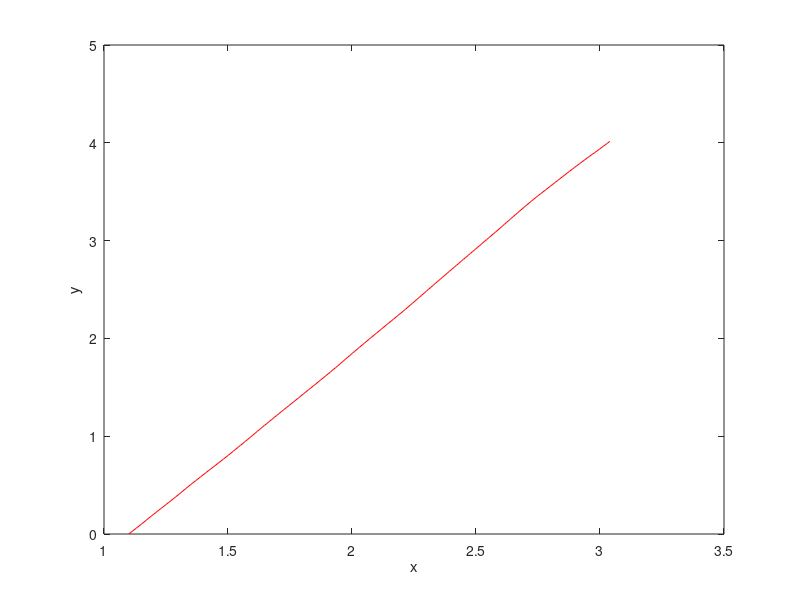
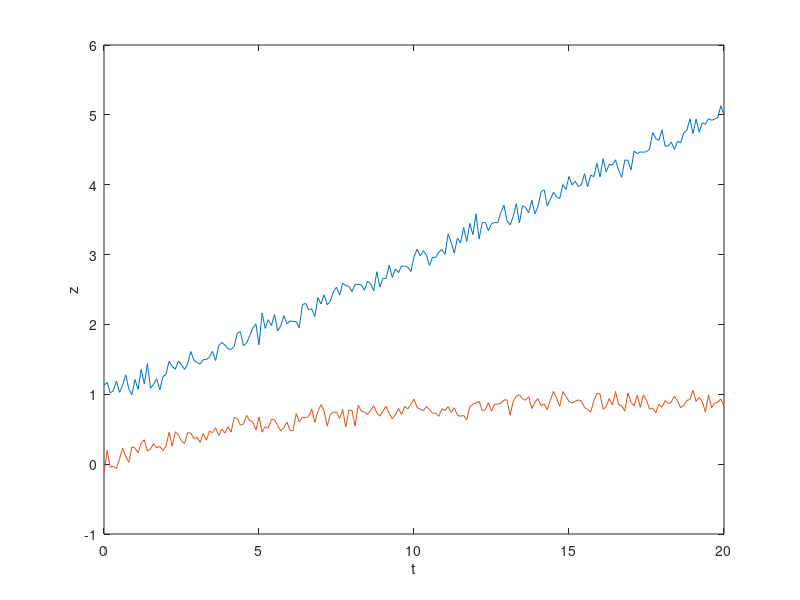

The MATLAB script that drew these images, in order: (Note: this script raises an error after producing the figures.)
clear all;
close all;

N=201;
t=linspace(0,20,N);
h=t(2)-t(1);
sigma_x=1e-3;
sigma_y=1e-3;
sigma_r=1e-1;
sigma_t=5*pi/180;

Q=diag([0 sigma_x^2 0 sigma_y^2]);
R=diag([sigma_r^2 sigma_t^2]);

X0=[1 0.1 0.1 0.2]';
P0=diag([0.1^2 0.1^2 0.1^2 0.1^2]);

w_x=normrnd(0,sigma_x,1,N);
w_y=normrnd(0,sigma_y,1,N);
w=[zeros(1,N); w_x; zeros(1,N); w_y];
v_r=normrnd(0,sigma_r,1,N);
v_t=normrnd(0,sigma_t,1,N);
v=[v_r;v_t];

X_true=zeros(4,N);
X_true(:,1)=X0+[0.1 0 -0.1 0]';

Ak=[1 h 0 0;
    0 1 0 0;
    0 0 1 h;
    0 0 0 1];

% True Trajectory
for k=1:N-1
    X_true(:,k+1)=Ak*X_true(:,k)+w(:,k);
end

for k=1:N
    x=X_true(1,k);
    y=X_true(3,k);
    r=sqrt(x^2+y^2);
    theta=atan2(y,x);
    z(:,k)=[r;theta]+v(:,k);
end

figure(1);
plot(X_true(1,:),X_true(3,:),'r');
xlabel('x');
ylabel('y');

figure(2);
plot(t,z);
xlabel('t');
ylabel('z');



% UKF
kappa=50;
alpha=0.25;
beta=2;
n=4;

X_bar=zeros(4,N);
P=zeros(4,4,N);
X_bar(:,1)=X0;
P(:,:,1)=P0;

for k=1:N-1
    % prediction  
    % 1: choose sigma points
    [X_k_sigma W_m W_v]=UT_sigma(X_bar(:,k),P(:,:,k),kappa,alpha,beta);

    % 2: propagate each sigma point
    X_kp_sigma=zeros(n,2*n+1);
    for i=1:2*n+1;
        X_kp_sigma(:,i)=Ak*X_k_sigma(:,i);
        % use ode45 for nonlinear dynamics
    end
    % 3: recover mean and variance
    [X_bar_kp P_kp]=UT_recover(X_kp_sigma,W_m,W_v);
    % 4: add process noise
    P_kp=P_kp+Q;
    
    
    % correction
    % 1: choose sigma points
    [X_sigma W_m W_v]=UT_sigma(X_bar_kp, P_kp,kappa,alpha,beta);
    % 2: generate measurement for each sigma point
    Z_sigma=zeros(2,2*n+1);
    for i=1:2*n+1
        x=X_sigma(1,i);
        y=X_sigma(3,i);
        r=sqrt(x^2+y^2);
        theta=atan2(y,x);        
        Z_sigma(:,i)=[r;theta];
    end
    % 3: recover mean and variance
    [Z_bar P_z]=UT_recover(Z_sigma,W_m,W_v);
    P_z=P_z+R;
    
    P_xz=zeros(n,2);
    for i=1:2*n+1
        P_xz=P_xz+W_v(i)*(X_sigma(:,i)-X_bar_kp)*(Z_sigma(:,i)-Z_bar)';
    end
    
    % 4: correction
    K=P_xz*inv(P_z);
    X_bar_kp=X_bar_kp+K*(z(:,k+1)-Z_bar);
    P_kp=P_kp-K*P_z*K';
    
    P(:,:,k+1)=P_kp;
    X_bar(:,k+1)=X_bar_kp;
end


figure(1);hold on;
plot(X_bar(1,:),X_bar(3,:),'b');

figure(3);
plot(t,X_true,'r:',t,X_bar,'b');
xlabel('t');ylabel('X');

for k=1:N
    sigma_x(k)=sqrt(P(1,1,k));
    sigma_y(k)=sqrt(P(3,3,k));
end

figure(4);
plot(t,X_bar(1,:)-X_true(1,:),'b',t,3*sigma_x,'k',t,-3*sigma_x,'k');
xlabel('t');ylabel('e_x');
figure(5);
plot(t,X_bar(3,:)-X_true(3,:),'b',t,3*sigma_x,'k',t,-3*sigma_x,'k');
xlabel('t');ylabel('e_y');


figure;
for k=1:10:N
    plot(X_true(1,k),X_true(3,k),'r.');hold on;
    plot(X_bar(1,k),X_bar(3,k),'b*');
    plot_gaussian_ellipsoid(X_bar([1,3],k),P([1 3],[1 3],k),3);
end
xlabel('x');ylabel('y');

axis equal;

%return;

%% Comparision with EKF

X_bar=zeros(4,N);
P=zeros(4,4,N);
X_bar(:,1)=X0;
P(:,:,1)=P0;

for k=1:N-1
    % prediction
    X_bar_kp=Ak*X_bar(:,k);
    P_kp=Ak*P(:,:,k)*Ak'+Q;

    % correction
    x=X_bar_kp(1);
    y=X_bar_kp(3);
    r=sqrt(x^2+y^2);
    theta=atan2(y,x);
    z_bar=[r;theta];
    H=[x/r 0 y/r 0;
        -y/r^2 0 x/r^2 0];
    K=P_kp*H'*inv(H*P_kp*H'+R);
    X_bar_kp=X_bar_kp+K*(z(:,k+1)-z_bar);
    P_kp=(eye(4)-K*H)*P_kp;

    
    X_bar(:,k+1)=X_bar_kp;
    P(:,:,k+1)=P_kp;
end

for k=1:N
    sigma_x(k)=sqrt(P(1,1,k));
    sigma_y(k)=sqrt(P(3,3,k));
end

figure(4);hold on;
plot(t,X_bar(1,:)-X_true(1,:),'r--',t,3*sigma_x,'c--',t,-3*sigma_x,'c--');
figure(5);hold on;
plot(t,X_bar(3,:)-X_true(3,:),'r--',t,3*sigma_x,'c--',t,-3*sigma_x,'c--');

